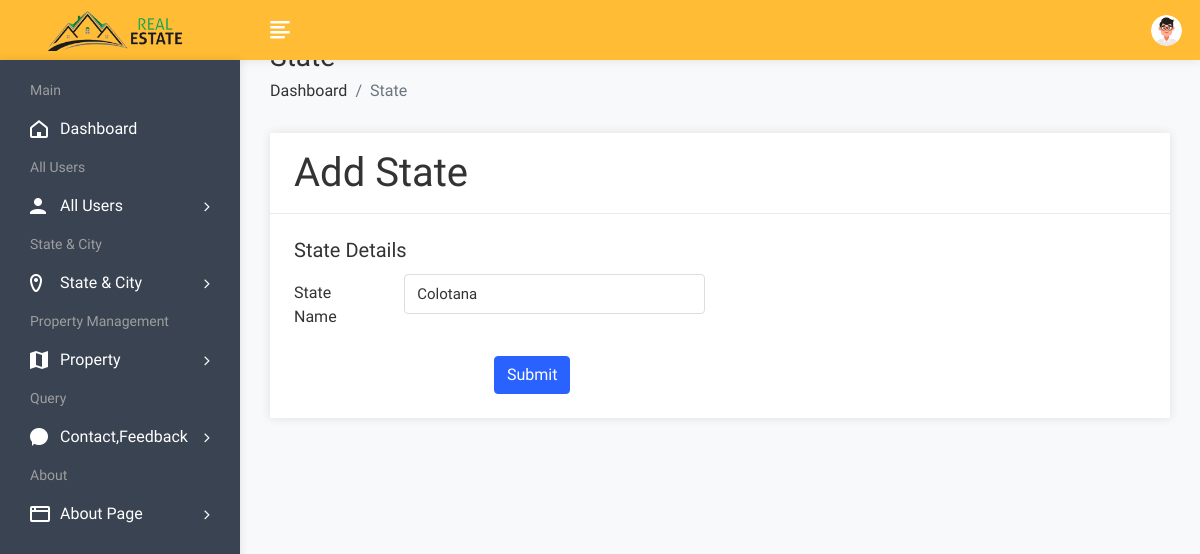
Before: /admin/stateedit.php?id=2 (signed in) with the older database file.
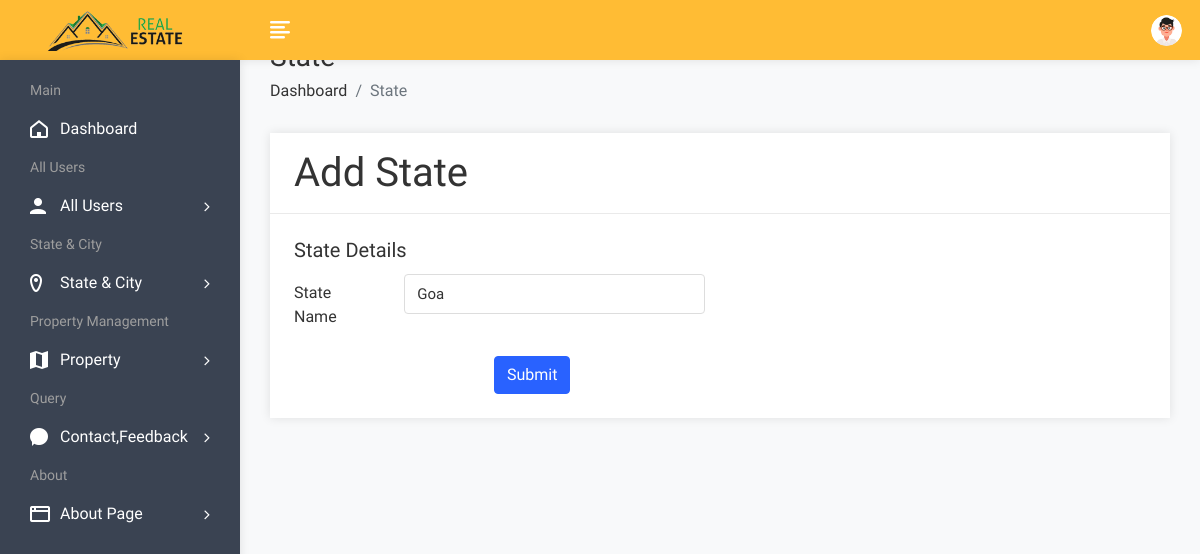
After: the same page with the newer database file.
### tables this page shows
CREATE TABLE `state` (
  `sid` int(50) NOT NULL,
  `sname` varchar(100) NOT NULL
);

### admin/stateedit.php (the view, shortened to what this page needs)
<!DOCTYPE html>
<html lang="en">
<head>
        <link rel="stylesheet" href="assets/css/bootstrap.min.css">
        <link rel="stylesheet" href="assets/css/font-awesome.min.css">
        <link rel="stylesheet" href="assets/css/feathericon.min.css">
		<link rel="stylesheet" href="assets/plugins/datatables/dataTables.bootstrap4.min.css">
		<link rel="stylesheet" href="assets/plugins/datatables/responsive.bootstrap4.min.css">
		<link rel="stylesheet" href="assets/plugins/datatables/select.bootstrap4.min.css">
		<link rel="stylesheet" href="assets/plugins/datatables/buttons.bootstrap4.min.css">
        <link rel="stylesheet" href="assets/css/style.css">
    </head>
    <body>
			<?php include("header.php");?>
            <div class="page-wrapper">
                <div class="content container-fluid">
					<div class="page-header">
						<div class="row">
							<div class="col">
								<h3 class="page-title">State</h3>
								<ul class="breadcrumb">
									<li class="breadcrumb-item"><a href="dashboard.php">Dashboard</a></li>
									<li class="breadcrumb-item active">State</li>
								</ul>
							</div>
						</div>
					</div>
					<div class="row">
						<div class="col-md-12">
							<div class="card">
								<div class="card-header">
									<h1 class="card-title">Add State</h1>
								</div>
								<?php
								$sid = $_GET['id'];
								$sql = "SELECT * FROM state where sid = {$sid}";
								$result = mysqli_query($con, $sql);
								while($row = mysqli_fetch_row($result))
								{
								?>
								<form method="post">
									<div class="card-body">
											<div class="row">
												<div class="col-xl-6">
													<h5 class="card-title">State Details</h5>
													<div class="form-group row">
														<label class="col-lg-3 col-form-label">State Name</label>
														<div class="col-lg-9">
															<input type="text" class="form-control" name="ustate" value="<?php echo $row['1']; ?>">
														</div>
													</div>
												</div>
											</div>
											<div class="text-left">
												<input type="submit" class="btn btn-primary"  value="Submit" name="insert" style="margin-left:200px;">
											</div>
									</div>
								</form>
								<?php } ?>
							</div>
						</div>
					</div>
				</div>
			</div>
    </body>
</html>

Changed rows visible on the page:
changed state: ustate "Colotana" → "Goa"
